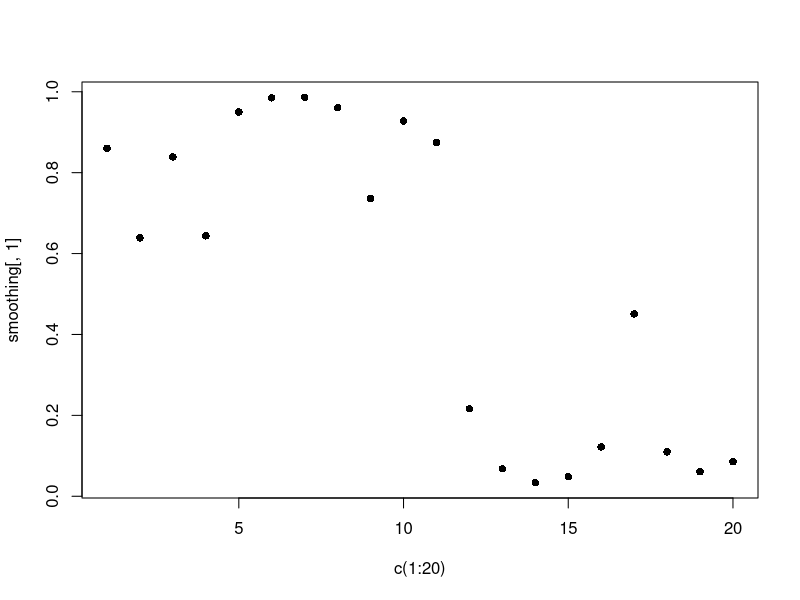

Source code (R):
#alpha forward recursion

alpha_recursion = function(y, mu, A, B)
{
  K = length(mu)
  T = length(y)
  alpha = matrix(0,nrow=T,ncol=K)
  for (j in 1:K) alpha[1,j] = B[j,y[1]]*sum(A[,j]*mu)
  for (t in 2:T) for (j in 1:K) alpha[t,j] = B[j,y[t]]*sum(A[,j]*alpha[t-1,])
  return(alpha)
}

#beta backward recursion

beta_recursion = function(y, mu, A, B)
{
  K = length(mu)
  T = length(y)
  beta = matrix(0,nrow=T,ncol=K)
  for (j in 1:K) beta[T,j] = 1
  for (t in T:2) for (i in 1:K) beta[t-1,i] = sum(B[,y[t]]*A[i,]*beta[t,])
  return(beta)
}

#Viterbi's algorithm

viterbi = function(y, mu, A, B)
{
  K = length(mu)
  T = length(y)
  m = matrix(0,nrow=T,ncol=K)
  m0 = matrix(0,nrow=1,ncol=K)
  x.map = rep(0,T)
  # Backward
  for (i in 1:K) m[T,i] = 1
  for (t in T:2) for (i in 1:K) m[t-1,i] = max(B[,y[t]]*A[i,]*m[t,])
  for (i in 1:K) m0[i] = max(B[,y[1]]*A[i,]*m[1,])
  #Forward
  x0.map = which.max(mu*m0)
  x.map[1] = which.max(B[,y[1]]*A[x0.map,]*m[1,])
  for (t in 2:T) x.map[t] = which.max(B[,y[t]]*A[x.map[t-1],]*m[t,])
  return(x.map)
}


#genes data, transition probs, and emission probs

A = matrix(c(0.8,0.2,0.2,0.8),2, 2)
B = matrix(c(0.4,0.05,0.1,0.4,0.1,0.5,0.4,0.05),2,4)
T = 20
mu = c(0.5,0.5)
y = c(1,2,4,3,4,1,4,1,2,4,1,2,2,3,2,2,4,3,2,2)

alpha = alpha_recursion(y, mu, A, B)
beta = beta_recursion(y, mu, A, B)

filtering = matrix(data=NA,nrow=T,ncol=2)
for (t in 1:T) filtering[t,] = alpha[t,]/sum(alpha[t,])

smoothing = matrix(data=NA,nrow=T,ncol=2)
for (t in 1:T) smoothing[t,]=alpha[t,]*beta[t,]/sum(alpha[t,]*beta[t,])

max_post_est = viterbi(y, mu, A, B)

#plotting probabilities that locus t is a coding locus for each t
plot(c(1:20), smoothing[,1], pch = 16)
